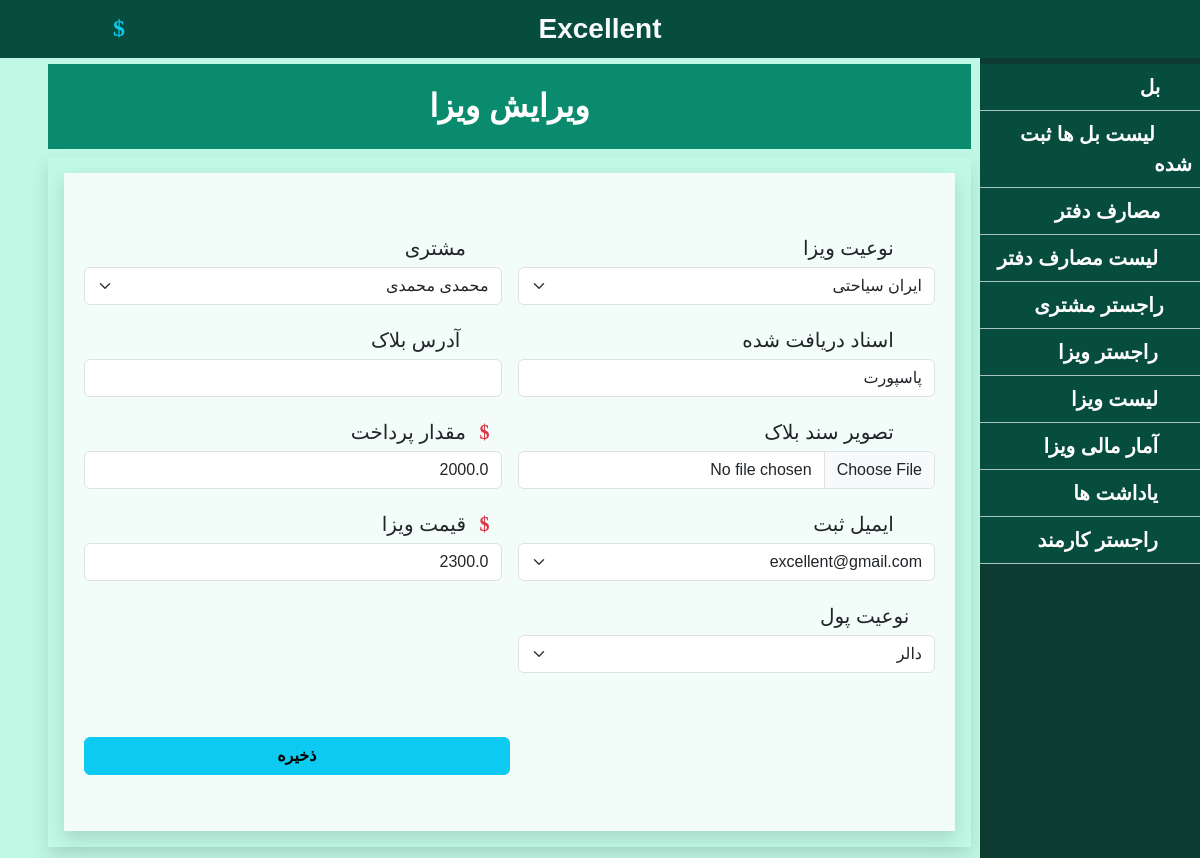
/visaUpdate/3/ (signed in), run on the app's committed database.
### travel_tour/models.py (models this page shows, shortened)
class Visa(models.Model):
    visaType = models.ForeignKey(VisaType, on_delete=models.CASCADE)
    customer = models.ForeignKey(Customer, on_delete=models.CASCADE)
    isprocess = models.BooleanField(default=False)
    employee = models.ForeignKey(CustomUser, null=True, on_delete=models.SET_NULL)
    emailby = models.ForeignKey(OurEmail, on_delete=models.CASCADE)
    visapdf = models.FileField(upload_to='VisaPdfFiles/', null= True)
    isapproved = models.BooleanField(default=False)
    isrejected = models.BooleanField(default=False)
    iscomplate = models.BooleanField(default=False)
    saveddate = models.DateField(auto_now=True)
    price = models.FloatField()
    money = models.ForeignKey(Money, on_delete=models.CASCADE)
    bill = models.ForeignKey(Bill,on_delete=models.CASCADE,null=True)

class VisaType(models.Model):
    country = models.CharField(max_length=20)
    duration = models.IntegerField()
    type = models.CharField(max_length=20)
    price = models.FloatField()
    money = models.ForeignKey(Money, on_delete=models.CASCADE)

class Customer(models.Model):
    name = models.CharField(max_length=50)
    lastname = models.CharField(max_length=50)
    address = models.CharField(max_length=50)
    email = models.CharField(max_length=50,default='unknown')
    phone = models.CharField(max_length=50)
    mainstate = models.CharField(max_length=20)
    currentstate = models.CharField(max_length=20)
    passport = models.CharField(max_length=50,null=True)
    profile = models.ImageField(upload_to='profile/' , blank= True)
    passportImage = models.ImageField(upload_to='document/' , blank= True, null=True)
    cardImage = models.ImageField(upload_to='document/' , blank= True, null=True)
    def __str__ (self):
        return str(self.name)+ ' ' + str(self.lastname)

class VisaRecivedDoc(models.Model):
    visa = models.ForeignKey(Visa, on_delete=models.CASCADE)
    Document = models.CharField(max_length=60, null = True)

class visaPayment(models.Model):
    visa = models.ForeignKey(Visa,on_delete=models.CASCADE)
    payed = models.FloatField(null = True)
    blockAddress = models.CharField(max_length=50, null = True)
    blockImage = models.ImageField(upload_to='BlockImage/' , blank= True, null=True)

class OurEmail(models.Model):
     email = models.CharField(max_length=60)

class Money(models.Model):
    money_type = models.CharField(max_length=20)
    amount = models.IntegerField()
    sell_amount = models.FloatField()
    buy_amount = models.FloatField()
    date = models.DateTimeField(auto_now_add=True)

### travel_tour/views.py (the view, shortened to what this page needs)
# urls.py: path('visaUpdate/<int:visa_id>/',visaUpdate,name='visaUpdate'),
@login_required(login_url='/')
def visaUpdate(request,visa_id):
    context = {}
    visa = mod.Visa.objects.get(id = visa_id)
    reciveddoc = mod.VisaRecivedDoc.objects.get(visa = visa)
    visaPayment = mod.visaPayment.objects.get(visa = visa)
    context['visa'] = mod.Visa.objects.get(id = visa_id)
    context['reciveddoc'] = mod.VisaRecivedDoc.objects.get(visa = visa)
    context['visaPayment'] = mod.visaPayment.objects.get(visa = visa)
    context['emailby'] = mod.OurEmail.objects.all()
    context['customers'] = mod.Customer.objects.all().reverse()
    context['visatype'] = mod.VisaType.objects.all()
    context['money'] = mod.Money.objects.all()
    context ['page'] = 'اپدیت ویزا'
    return render(request, 'visa/visaupdate.html',context)

### templates/visa/visaupdate.html (shortened to what this page needs)
{% extends 'shared/_MainLayout.html' %}
{% load static %}
{% block content %}
<div class="body p-5 mt-3">
    <div class="text-center">
        <div class="detial">
            <div class="title_bar fw-bold fs-2 sub-bg text-white">
                ویرایش ویزا
            </div>
            <form action="" method="post" enctype="multipart/form-data">
                <div id="reg" class="row m-0 shadow mt-2 text-start p-2 p-3">
                    <div class="row m-0 shadow bg-white-1 pt-5">
                        <div class="col-lg-6 col-md-6 col-sm-12 p-2 fs-5">
                            <p class="text-dark m-1"><i class="fa fa-id-card text-danger px-2"
                                    aria-hidden="true"></i> نوعیت ویزا</p>
                            <select class="form-select" id="visaType" name="visaType_txt" aria-label="Default select example">
                                <option value="{{visa.visaType.id}}">{{visa.visaType.country}} {{visa.visaType.type}} </option>
                            </select>
                        </div>
                        <div class="col-lg-6 col-md-6 col-sm-12 p-2 fs-5">
                            <p class="text-dark m-1"><i class="fa fa-user text-danger px-2"
                                    aria-hidden="true"></i>مشتری</p>
                            <select class="form-select" id="emp" name="customer_txt" aria-label="Default select example" value = '{{ visa.customer }}'>
                                <option value="{{visa.customer.id}}">{{visa.customer.name}} {{visa.customer.lastname}}</option>
                            </select>
                        </div>
                        <div class="col-lg-6 col-md-6 col-sm-12 p-2 fs-5">
                            <p class="text-dark m-1"><i class="fa text-danger px-2 fa-inbox" aria-hidden="true"></i> اسناد دریافت شده</p>
                            <input type="text" name="recivedDoc_txt" class="form-control" value="{{reciveddoc.Document}}" required>
                        </div>
                        <div class="col-lg-6 col-md-6 col-sm-12 p-2 fs-5">
                            <p class="text-dark m-1"><i class="fa fa-paper-plane text-danger px-2" aria-hidden="true"></i> آدرس بلاک</p>
                            <input type="text" name="blockAddress_txt" class="form-control" value="{{visaPayment.blockAddress}}">
                        </div>
                        <div class="col-lg-6 col-md-6 col-sm-12 p-2 fs-5">
                            <p class="text-dark m-1"><i class="fa fa-paperclip text-danger px-2" aria-hidden="true"></i> تصویر سند بلاک</p>
                            <input type='file' name="block_img" class="form-control" value="{{visaPayment.blockImage}}">
                        </div>
                        <div class="col-lg-6 col-md-6 col-sm-12 p-2 fs-5">
                            <p class="text-dark m-1"><i class="fa text-danger px-2 fa-dollar"  aria-hidden="true"></i> مقدار پرداخت</p>
                            <input type="text" name="payed_txt" class="form-control" value = '{{visaPayment.payed}}' required>
                        </div>
                        <div class="col-lg-6 col-md-6 col-sm-12 p-2 fs-5">
                            <p class="text-dark m-1"><i class="fa fa-envelope text-danger px-2" aria-hidden="true"></i> ایمیل ثبت</p>
                            <select class="form-select" id="emailBy" name="emailBy_txt" aria-label="Default select example">
                                <option value="{{visa.emailby.id}}">{{visa.emailby.email}} </option>
                            </select>
                        </div>
                        <div class="col-lg-6 col-md-6 col-sm-12 p-2 fs-5">
                            <p class="text-dark m-1"><i class="fa text-danger px-2 fa-dollar" aria-hidden="true"></i> قیمت ویزا</p>
                            <input type="text" name="price_txt" class="form-control" value = '{{visa.price}}' required>
                        </div>
                        <div class="col-lg-6 col-md-6 col-sm-12 p-2 fs-5">
                            <p class="text-dark m-1"> نوعیت پول</p>
                            <select class="form-select" id="emailBy" name="money_txt" aria-label="Default select example">
                                <option value="{{visa.money.id}}">{{visa.money.money_type}} </option>
                            </select>
                        </div>
                        <div class="col-12 p-2 fs-5 d-flex justify-content-end">
                            <button type="submit" class="btn btn-info w-50 my-5 fw-bold">ذخیره</button>
                        </div>
                    </div>
                </div>
            </form>
        </div>
    </div>
</div>
{% endblock %}

### static/CSS/style.css (style rules this page uses)
* { font-family: Arial, Helvetica, sans-serif; }
.bg-white-1 { background-color: #ffffffcc; }
.sub-bg { background-color: rgb(11, 139, 110); }
.body { margin-right: 181px; background-color: rgb(191, 248, 229); height: fit-content; }
.title_bar { padding: 2%; color: rgb(9, 59, 65); }

### data on the page
Visa: visaType_txt "ایران سیاحتی", customer_txt "محمدی محمدی", emailBy_txt "excellent@gmail.com", price_txt "2300.0", money_txt "دالر"
VisaRecivedDoc: recivedDoc_txt "پاسپورت"
visaPayment: payed_txt "2000.0"
